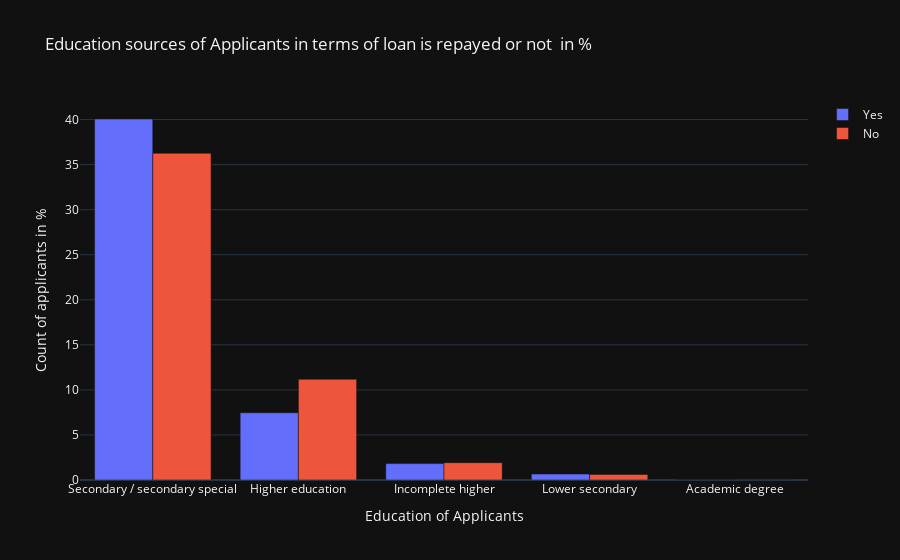

Notebook cell for this chart:
### Code cell
education_val = loan['NAME_EDUCATION_TYPE'].value_counts()
education_val_y0 = []
education_val_y1 = []
for val in education_val.index:
    education_val_y1.append(np.sum(loan['TARGET'][loan['NAME_EDUCATION_TYPE']==val] == 1))
    education_val_y0.append(np.sum(loan['TARGET'][loan['NAME_EDUCATION_TYPE']==val] == 0))
data = [go.Bar(x = education_val.index, y = ((education_val_y1 / education_val.sum()) * 100), name='Yes' ),
        go.Bar(x = education_val.index, y = ((education_val_y0 / education_val.sum()) * 100), name='No' )]
layout = go.Layout(
    title = "Education sources of Applicants in terms of loan is repayed or not  in %",
    xaxis=dict(
        title='Education of Applicants',
       ),
    yaxis=dict(
        title='Count of applicants in %',
        )
)
fig = go.Figure(data = data, layout=layout) 
fig.layout.template = 'plotly_dark'
py.iplot(fig)

### Figure 1 — Plotly figure (JSON) as saved in the notebook; plotly's stock layout.template omitted (floating-point values rounded to 4 significant figures)
{"data": [{"name": "Yes", "type": "bar", "x": ["Secondary / secondary special", "Higher education", "Incomplete higher", "Lower secondary", "Academic degree"], "y": [40.06, 7.46, 1.82, 0.66, 0]}, {"name": "No", "type": "bar", "x": ["Secondary / secondary special", "Higher education", "Incomplete higher", "Lower secondary", "Academic degree"], "y": [36.26, 11.18, 1.92, 0.62, 0.02]}], "layout": {"title": {"text": "Education sources of Applicants in terms of loan is repayed or not  in %"}, "xaxis": {"title": {"text": "Education of Applicants"}}, "yaxis": {"title": {"text": "Count of applicants in %"}}}}
